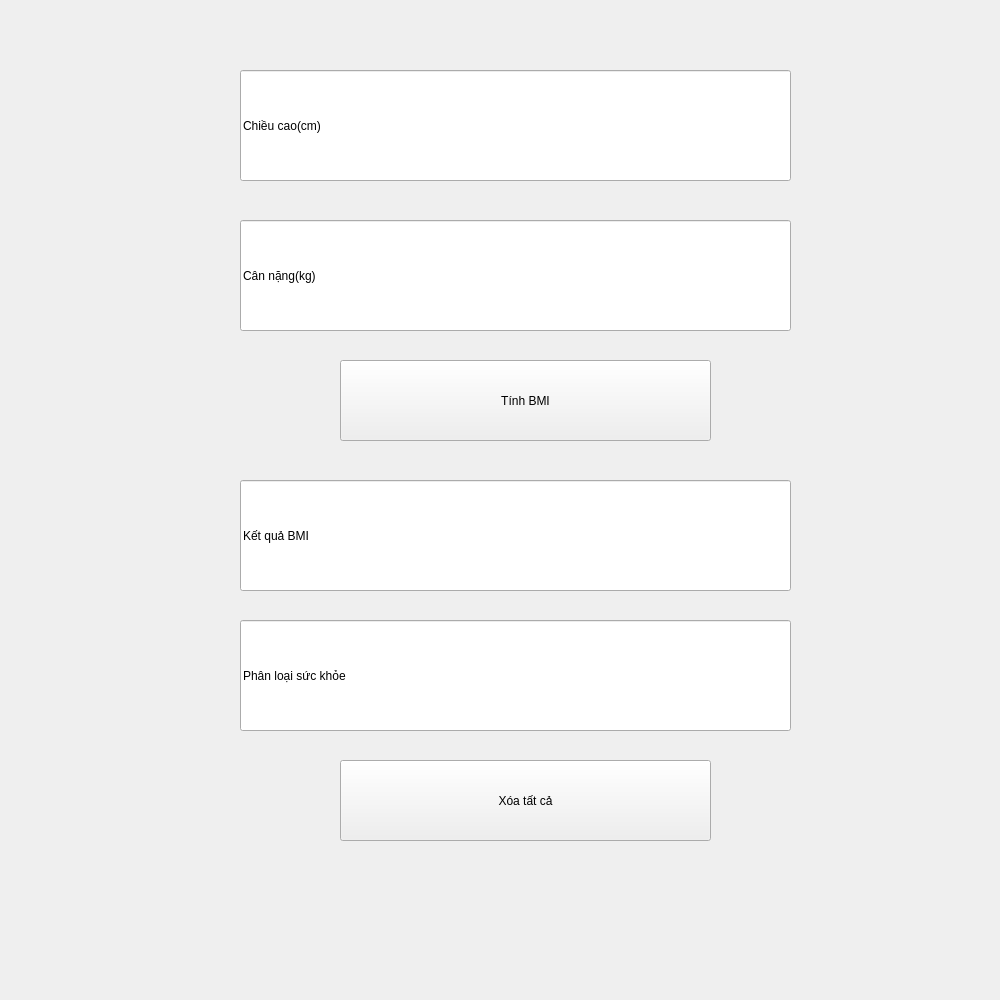
<?xml version="1.0" encoding="UTF-8"?>
<ui version="4.0">
 <class>Form</class>
 <widget class="QWidget" name="Form">
  <property name="geometry">
   <rect>
    <x>0</x>
    <y>0</y>
    <width>1000</width>
    <height>1000</height>
   </rect>
  </property>
  <property name="windowTitle">
   <string>Form</string>
  </property>
  <widget class="QLineEdit" name="lineEdit">
   <property name="geometry">
    <rect>
     <x>240</x>
     <y>70</y>
     <width>551</width>
     <height>111</height>
    </rect>
   </property>
   <property name="styleSheet">
    <string notr="true">font: 700 36pt &quot;Segoe UI&quot;;</string>
   </property>
   <property name="text">
    <string>Chiều cao(cm)</string>
   </property>
  </widget>
  <widget class="QLineEdit" name="lineEdit_2">
   <property name="geometry">
    <rect>
     <x>240</x>
     <y>220</y>
     <width>551</width>
     <height>111</height>
    </rect>
   </property>
   <property name="styleSheet">
    <string notr="true">font: 700 36pt &quot;Segoe UI&quot;;</string>
   </property>
   <property name="text">
    <string>Cân nặng(kg)</string>
   </property>
  </widget>
  <widget class="QLineEdit" name="lineEdit_4">
   <property name="geometry">
    <rect>
     <x>240</x>
     <y>480</y>
     <width>551</width>
     <height>111</height>
    </rect>
   </property>
   <property name="styleSheet">
    <string notr="true">font: 700 36pt &quot;Segoe UI&quot;;</string>
   </property>
   <property name="text">
    <string>Kết quả BMI</string>
   </property>
  </widget>
  <widget class="QLineEdit" name="lineEdit_5">
   <property name="geometry">
    <rect>
     <x>240</x>
     <y>620</y>
     <width>551</width>
     <height>111</height>
    </rect>
   </property>
   <property name="styleSheet">
    <string notr="true">font: 700 30pt &quot;Segoe UI&quot;</string>
   </property>
   <property name="text">
    <string>Phân loại sức khỏe</string>
   </property>
  </widget>
  <widget class="QPushButton" name="pushButton">
   <property name="geometry">
    <rect>
     <x>340</x>
     <y>360</y>
     <width>371</width>
     <height>81</height>
    </rect>
   </property>
   <property name="styleSheet">
    <string notr="true">font: 700 26pt &quot;Segoe UI&quot;;</string>
   </property>
   <property name="text">
    <string>Tính BMI</string>
   </property>
  </widget>
  <widget class="QPushButton" name="pushButton_2">
   <property name="geometry">
    <rect>
     <x>340</x>
     <y>760</y>
     <width>371</width>
     <height>81</height>
    </rect>
   </property>
   <property name="styleSheet">
    <string notr="true">font: 700 26pt &quot;Segoe UI&quot;;</string>
   </property>
   <property name="text">
    <string>Xóa tất cả</string>
   </property>
  </widget>
 </widget>
 <resources/>
 <connections/>
</ui>
